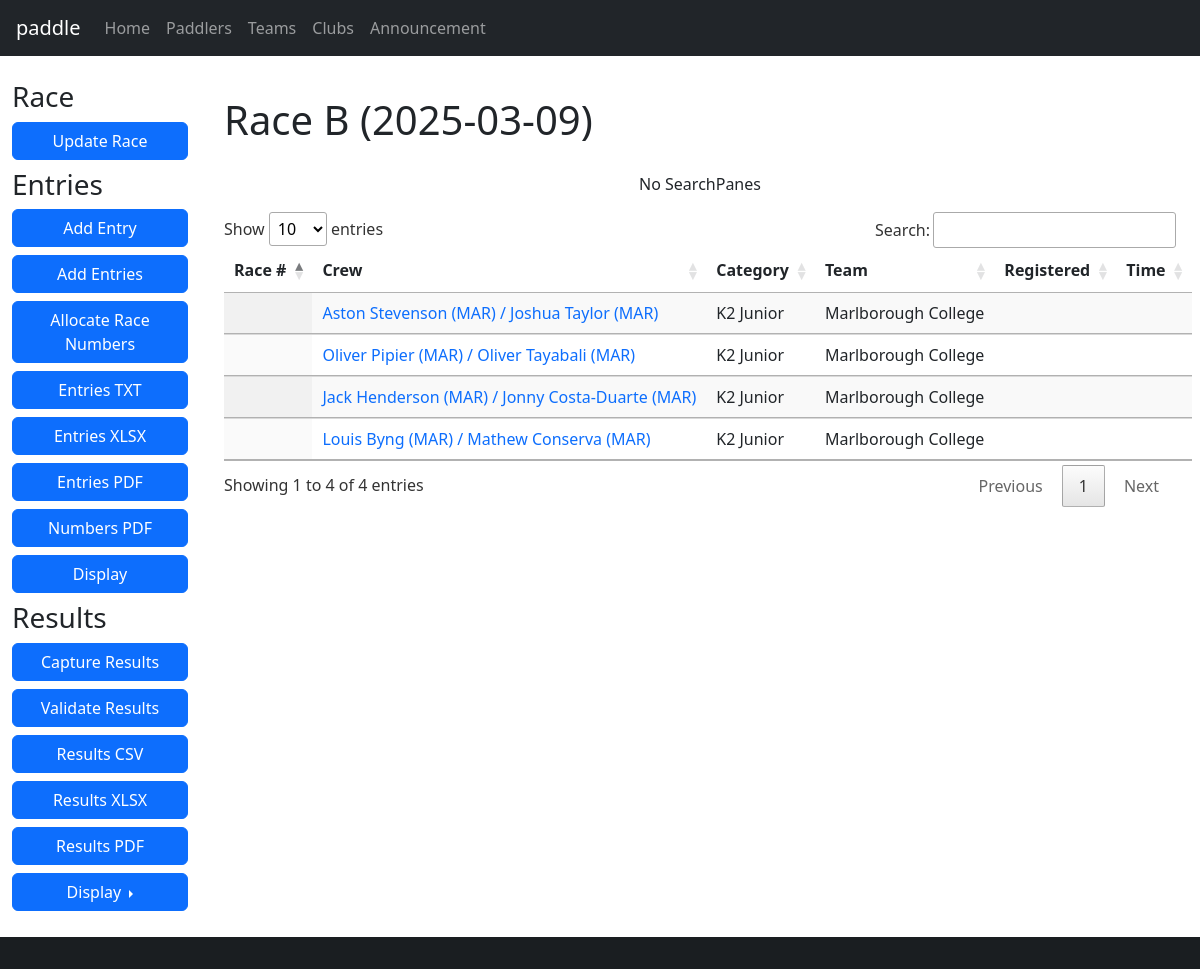
The page /race/10 on the database its author committed.
### database/database/race.py (models this page shows, shortened)
class Race(Base):
    __tablename__ = "race"
    __table_args__ = (UniqueConstraint("name", "date", name="uq_race_name_date"),)
    id = Column(Integer, primary_key=True)
    name = Column(String, nullable=False)
    date = Column(Date, nullable=False)
    series_id = Column(Integer, ForeignKey(Series.id), index=True)
    time_min_start = Column(String)
    time_max_start = Column(String)
    time_min_finish = Column(String)
    time_max_finish = Column(String)
    time_adjustment = Column(Integer)
    series = relationship(Series, backref="races", lazy="joined")

### database/database/entry.py (models this page shows, shortened)
class Entry(Base):
    __tablename__ = "entry"
    id = Column(Integer, primary_key=True)
    race_id = Column(Integer, ForeignKey(Race.id), index=True)
    category_id = Column(Integer, ForeignKey(Category.id), index=True)
    boat_type = Column(boat_type, index=True)
    entry_number = Column(Integer)
    series_id = Column(Integer, ForeignKey(Series.id), index=True)
    time_start = Column(String)
    time_finish = Column(String)
    time_adjustment = Column(Integer)
    registered = Column(Boolean, default=False, nullable=False)
    retired = Column(Boolean, default=False, nullable=False)
    scratched = Column(Boolean, default=False, nullable=False)
    disqualified = Column(Boolean, default=False, nullable=False)
    note = Column(Text)
    category = relationship(Category, backref="entries", lazy="joined")
    race = relationship(Race, backref="entries", lazy="joined")
    race_number = relationship("Number", secondary="number_entry", uselist=False)
    crews = relationship("Crew", lazy="joined", order_by="Crew.paddler_id")
    def __str__(self):
        names = sorted([str(crew) for crew in self.crews])
        return " / ".join(names)
    @property
    def time(self):
        if self.time_start and self.time_finish:
            time_start = datetime.datetime.strptime(self.time_start, "%H:%M:%S")
            time_finish = datetime.datetime.strptime(self.time_finish, "%H:%M:%S")
            return (
                time_finish
                - time_start
                + datetime.timedelta(seconds=(self.time_adjustment or 0))
            )
        else:
            return None
    @property
    def team(self):
        teams = [
            team
            for crew in self.crews
            for team in crew.paddler.teams
            if self.race.series_id == team.series_id
        ]
        unique = list(set(teams))
        if len(unique) == 1 and len(teams) == len(self.crews):
            return teams[0]
        else:
            return None

### database/database/club.py (models this page shows, shortened)
class Club(Base):
    __tablename__ = "club"
    id = Column(Integer, primary_key=True)
    name = Column(String)
    code_regex = Column(String())
    services = Column(Boolean, server_default=expression.false())
    @property
    def code(self):
        return self.code_regex.split("|")[0] if self.code_regex else None

### database/database/paddler.py (models this page shows, shortened)
class Paddler(Base):
    __tablename__ = "paddler"
    id = Column(Integer, primary_key=True)
    membership_number = Column(Integer)
    membership_expiry = Column(Date)
    membership_body_id = Column(Integer, ForeignKey(MembershipBody.id))
    division = Column(Integer)
    title = Column(String)
    first = Column(String)
    middle = Column(String)
    last = Column(String)
    gender = Column(String(1))
    suffix = Column(String)
    dob = Column(Date)
    address = Column(String)
    email = Column(String)
    phone = Column(String)
    emergency_name = Column(String)
    emergency_phone = Column(String)
    age_group_id = Column(Integer, ForeignKey(AgeGroup.id), index=True)
    age_group = relationship(AgeGroup, backref="paddlers", lazy="joined")
    membership_body = relationship(MembershipBody, backref="paddlers", lazy="joined")
    teams = relationship("Team", secondary="team_paddler", back_populates="paddlers")
    @hybrid_property
    def name(self):
        return combine_names(self.first, self.middle, self.last)

### database/database/category.py (models this page shows, shortened)
class Category(Base):
    __tablename__ = "category"
    __table_args__ = (UniqueConstraint("label", name="uq_category_label"),)
    id = Column(Integer, primary_key=True)
    label = Column(String)
    def __str__(self):
        return self.label

### database/database/team.py (models this page shows, shortened)
class Team(Base):
    __tablename__ = "team"
    __table_args__ = (
        UniqueConstraint("name", "series_id", name="uq_team_name_series"),
    )
    id = Column(Integer, primary_key=True)
    name = Column(String)
    team_type_id = Column(Integer, ForeignKey(TeamType.id), nullable=False)
    series_id = Column(Integer, ForeignKey(Series.id), index=True, nullable=False)
    type = relationship(TeamType, backref="teams")
    series = relationship(Series, backref="teams", lazy="joined")
    paddlers = relationship("Paddler", secondary="team_paddler", back_populates="teams")
    def __str__(self):
        return self.name

### paddle/views/race/__init__.py (the view)
@blueprint.route("/race/<race_id>")
@login_required
def race(race_id):
    entries = session.query(db.Entry).filter(db.Entry.race_id == race_id).all()
    race = session.get(db.Race, race_id)
    return render_template("race.j2", race=race, entries=entries)

### database/database/crew.py (called while the page is built)
    def __str__(self):
        club = f" ({self.club.code})" if self.club and self.club.code else ""
        return f"{self.paddler.name}{club}"

### database/database/paddler.py (called while the page is built)
def combine_names(first, middle, last):
    name = [first, middle, last]
    name = list(filter(lambda item: item is not None, name))
    name = " ".join(name)
    name = name.strip()
    return name

### paddle/templates/race.j2 (shortened to what this page needs)
{% extends "base-fluid.j2" %}
{% block styles %}
{% include 'common/datatables-css.j2' %}
{% include 'common/datatables-filter-css.j2' %}
{% endblock %}
{% block content %}
<h1>{{ race.name }} ({{ race.date }})</h1>
<div class="row">
    <div class="col-sm-12">
        <div id="wrapper" style="visibility: hidden;">
            <table id="entries" class="table table-striped display nowrap" style="width:100%;">
                <thead>
                    <tr>
                        <th>Race #</th>
                        <th>Crew</th>
                        <th>Category</th>
                        <th>Team</th>
                        <th>Registered</th>
                        <th>Time</th>
                    </tr>
                </thead>
                <tbody>
                    {% for entry in entries %}
                    <tr{% if entry.scratched or entry.retired %} style="background-color: lightgrey;" {% endif %}>
                        <td><a href="{{ url_for('paddle.entry', entry_id=entry.id) }}">{{ entry.race_number or "" }}</a></td>
                        <td><a href="{{ url_for('paddle.entry', entry_id=entry.id) }}">{{ entry }}</a></td>
                        <td>{{ entry.category }}</td>
                        <td>{{ entry.team or "" }}</td>
                        <td class="text-center">{% if entry.registered %}<i class="fas fa-check"></i>{% endif %}</td>
                        {% if entry.time %}
                        <td data-sort="{{ entry.time.total_seconds() }}">{{ entry.time }}</td>
                        {% else %}
                        <td class="text-center">
                        </td>
                        {% endif %}
                        </tr>
                        {% endfor %}
                </tbody>
            </table>
        </div>
    </div>
</div>
{% endblock %}
{% block sidebar %}
{% include 'sidebar-race.j2' %}
{% endblock %}

### paddle/static/css/styles.css (style rules this page uses)
:root { --colour-yellow: #fed00c; --colour-yellow-muted: #ffe269; }
body { padding-top: 60px; }
.row > * { margin-top: 20px; }
a { text-decoration: none; }

### rows shown on the page
Race: name "Race B", date "2025-03-09"
Entry: last "Aston Stevenson (MAR) / Joshua Taylor (MAR)", category "K2 Junior", name "Marlborough College"
Entry: last "Oliver Pipier (MAR) / Oliver Tayabali (MAR)", category "K2 Junior", name "Marlborough College"
Entry: last "Jack Henderson (MAR) / Jonny Costa-Duarte (MAR)", category "K2 Junior", name "Marlborough College"
Entry: last "Louis Byng (MAR) / Mathew Conserva (MAR)", category "K2 Junior", name "Marlborough College"
